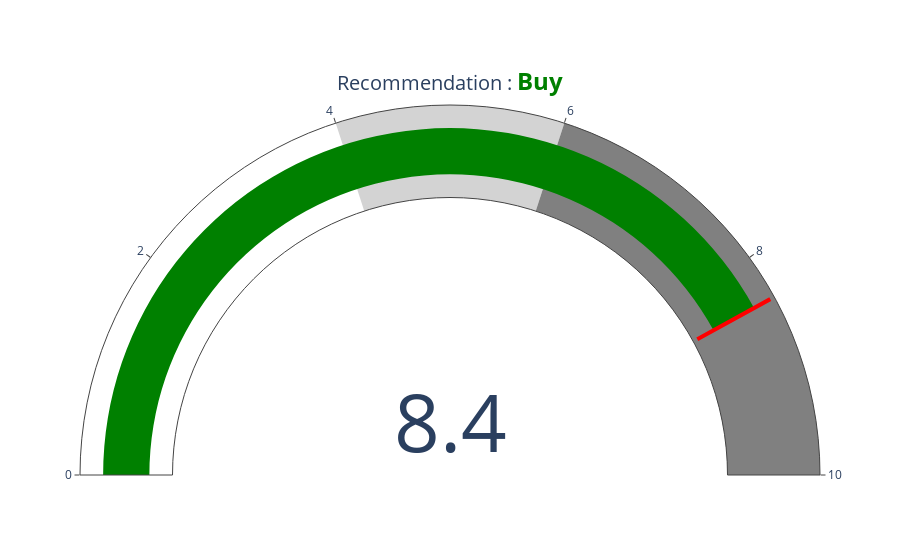

Notebook code for this chart:
### Code cell
plot_gauge(res.avg_pred[-1])

### Figure 1 — Plotly figure (JSON) as saved in the notebook; plotly's stock layout.template omitted (floating-point values rounded to 4 significant figures)
{"data": [{"domain": {"x": [0, 1], "y": [0, 1]}, "gauge": {"axis": {"range": [0, 10]}, "bar": {"color": "green"}, "steps": [{"color": "white", "range": [0, 4]}, {"color": "lightgray", "range": [4, 6]}, {"color": "gray", "range": [6, 10]}], "threshold": {"line": {"color": "red", "width": 4}, "thickness": 0.9, "value": 8.401}}, "mode": "gauge+number", "title": {"text": "Recommendation : <span style='font-size:1.2em;font-weight: bold;color:green'>Buy</span>"}, "type": "indicator", "value": 8.401}], "layout": {}}
